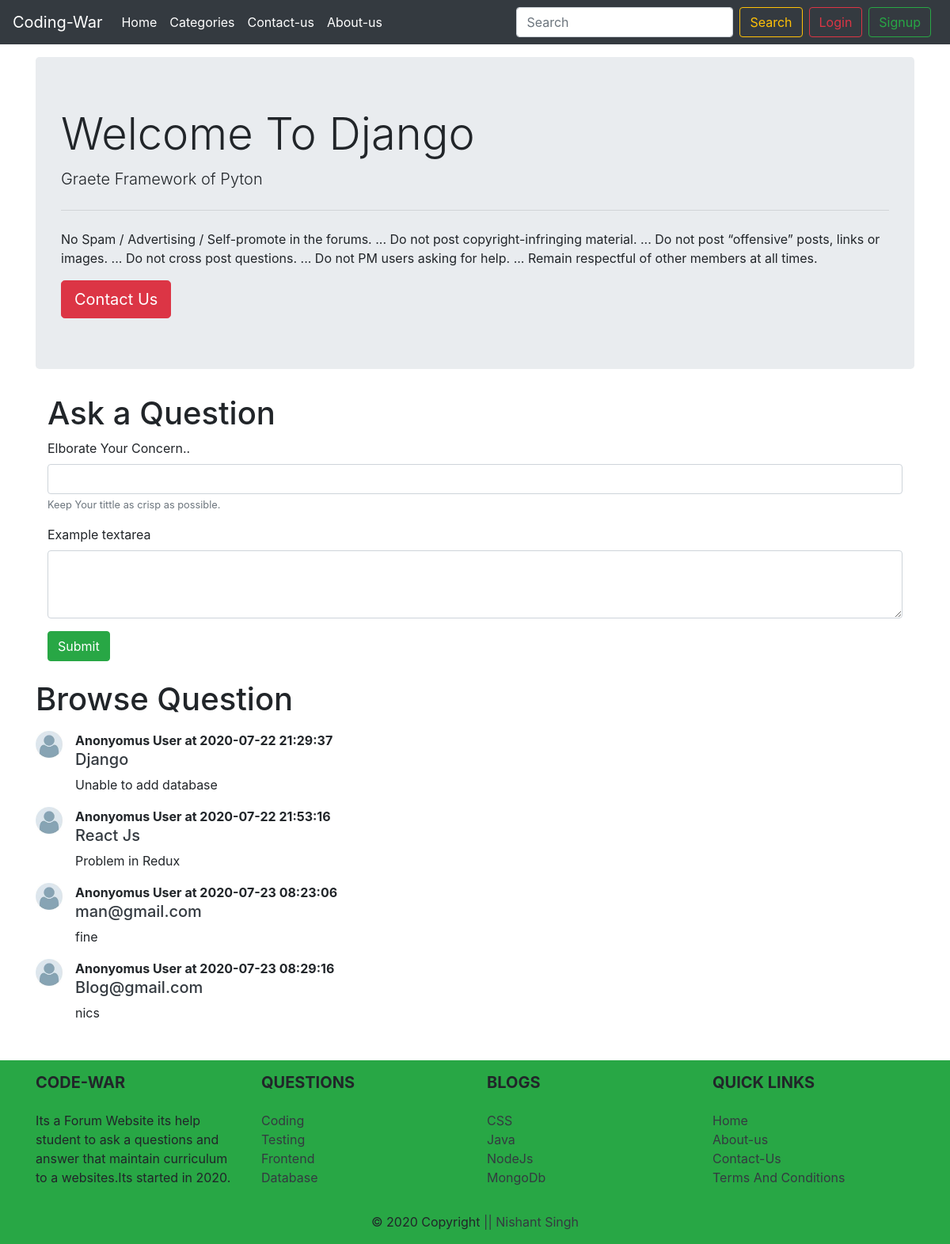
The page /treadsList.php?catid=1 on the database its author committed.
### tables this page shows
CREATE TABLE `categories` (
  `c_id` int(11) NOT NULL,
  `c_name` varchar(23) NOT NULL,
  `c_desc` varchar(234) NOT NULL,
  `created` datetime NOT NULL DEFAULT current_timestamp()
);

CREATE TABLE `treads` (
  `t_id` int(7) NOT NULL,
  `t_title` varchar(25) NOT NULL,
  `t_desc` varchar(256) NOT NULL,
  `t_c_id` int(7) NOT NULL,
  `t_user_id` int(7) NOT NULL,
  `timestamp` datetime NOT NULL DEFAULT current_timestamp()
);

### treadsList.php (the view, shortened to what this page needs)
<!doctype html>
<html lang="en">
  <head>
    <link rel="stylesheet" href="https://stackpath.bootstrapcdn.com/bootstrap/4.5.0/css/bootstrap.min.css">
  </head>
  <body>
    <?php  include 'partials/header.php' ?>
    <?php  include 'partials/dbconnect.php' ?>
    <?php
    $id=$_GET['catid'];
    $sql="SELECT * FROM `categories` WHERE c_id = $id";
    $result =mysqli_query($conn,$sql);
    while ($row=mysqli_fetch_assoc($result)) {
      $catname=$row['c_name'];
      $catdesc=$row['c_desc'];
    }
    ?>
<div class="container mt-3">
<div class="jumbotron ">
  <h1 class="display-4">Welcome To <?php echo $catname; ?></h1>
  <p class="lead"><?php echo $catdesc; ?></p>
  <hr class="my-4">
  <p>No Spam / Advertising / Self-promote in the forums. ...
Do not post copyright-infringing material. ...
Do not post “offensive” posts, links or images. ...
Do not cross post questions. ...
Do not PM users asking for help. ...
Remain respectful of other members at all times.</p>
  <a class="btn btn-danger btn-lg" href="contact.php" role="button">Contact Us</a>
</div>
<div class="container">
  <h1 py-2>Ask a  Question</h1>
        <form action="<?php echo $_SERVER['REQUEST_URI'] ?>" method="post">
  <div class="form-group">
    <label for="exampleInputEmail1">Elborate Your Concern..</label>
    <input type="email" class="form-control" id="title" name="title" aria-describedby="emailHelp">
    <small id="emailHelp" class="form-text text-muted">Keep Your tittle as crisp as possible.</small>
  </div>
  <div class="form-group">
    <label for="exampleFormControlTextarea1">Example textarea</label>
    <textarea class="form-control" name="desc" id="desc" rows="3"></textarea>
  </div>
  <button type="submit" class="btn btn-success">Submit</button>
      </form>
</div>
<h1 class="mt-4">Browse Question</h1>
     <?php
     $id=$_GET['catid'];
    $sql="SELECT * FROM `treads` WHERE t_c_id = $id";
    $result =mysqli_query($conn,$sql);
    while ($row=mysqli_fetch_assoc($result)) {
      $id=$row['t_id'];
      $title=$row['t_title'];
      $desc=$row['t_desc'];
      $time=$row['timestamp'];
echo '
<div class="media my-3">
  <img src="images/download.jpg" width="34px" class="mr-3" alt="...">
  <div class="media-body">
<p class="font-weight-bold my-0">Anonyomus User at '. $time.'</p>
<h5 class="mt-0"><a class="text-dark" href="treads.php?treadid='.$id.'">'.$title.'</a></h5>
'.$desc.'
  </div>
</div>';
    }
    ?>
</div>
<?php  include 'partials/footer.php'  ?>
  </body>
</html>

### partials/header.php (shortened to what this page needs)
<?php
echo '<nav class="navbar navbar-expand-lg navbar-dark bg-dark">
  <a class="navbar-brand" href="/stackoverflow">Coding-War</a>
  <button class="navbar-toggler" type="button" data-toggle="collapse" data-target="#navbarSupportedContent" aria-controls="navbarSupportedContent" aria-expanded="false" aria-label="Toggle navigation">
    <span class="navbar-toggler-icon"></span>
  </button>
  <div class="collapse navbar-collapse" id="navbarSupportedContent">
    <ul class="navbar-nav mr-auto">
      <li class="nav-item active">
        <a class="nav-link" href="/stackoverflow">Home<span class="sr-only">(current)</span></a>
      </li>
      <li class="nav-item active">
        <a class="nav-link" href="#">Categories</a>
      </li>
     <li class="nav-item active">
        <a class="nav-link" href="contact.php">Contact-us</a>
      </li>
        <li class="nav-item active">
        <a class="nav-link" href="about.php">About-us</a>
      </li>
    </ul>
    <div class ="row mx-2">
    <form class="form-inline my-2 my-lg-0">
      <input class="form-control mr-sm-2" type="search" placeholder="Search" aria-label="Search">
      <button class="btn btn-outline-warning my-2 my-sm-0" type="submit">Search</button>
    </form>
    <button class ="btn btn-outline-danger ml-2" data-toggle="modal" data-target="#loginModel">Login</button>
        <button class ="btn btn-outline-success ml-2" data-toggle="modal" data-target="#signupMdel">Signup</button>
  </div>
</nav> ';
?>

### partials/footer.php (shortened to what this page needs)
<?php
echo'
<footer class="page-footer font-small indigo bg-success mt-5">
  <div class="container text-center text-md-left">
    <div class="row">
      <div class="col-md-3 mx-auto">
        <h5 class="font-weight-bold text-uppercase  mt-3 mb-4 text-ligh">Code-War</h5>
        <ul class="list-unstyled">
          <li>
         Its a  Forum Website  its  help student to ask a questions and answer that maintain curriculum to a websites.Its started in 2020.
          </li>
        </ul>
      </div>
      <div class="col-md-3 mx-auto">
        <h5 class="font-weight-bold text-uppercase mt-3 mb-4">Questions</h5>
        <ul class="list-unstyled">
          <li>
            <a class="text-dark"  href="#!">Coding</a>
          </li>
          <li>
            <a  class="text-dark"  href="#!">Testing</a>
          </li>
          <li>
            <a class="text-dark"  href="#!">Frontend</a>
          </li>
          <li>
            <a class="text-dark"  href="#!">Database</a>
          </li>
        </ul>
      </div>
      <div class="col-md-3 mx-auto">
        <h5 class="font-weight-bold text-uppercase mt-3 mb-4">Blogs</h5>
        <ul class="list-unstyled">
          <li>
            <a class="text-dark"  href="#!">CSS</a>
          </li>
          <li>
            <a class="text-dark"  href="#!">Java</a>
          </li>
          <li>
            <a class="text-dark"  href="#!">NodeJs</a>
          </li>
          <li>
            <a class="text-dark"  href="#!">MongoDb</a>
          </li>
        </ul>
      </div>
      <div class="col-md-3 mx-auto">
        <h5 class="font-weight-bold text-uppercase mt-3 mb-4">Quick Links</h5>
        <ul class="list-unstyled">
        <li>
            <a class="text-dark"  href="#!">Home</a>
          </li>
          <li>
            <a class="text-dark"  href="#!">About-us</a>
          </li>
          <li>
            <a class="text-dark"  href="#!">Contact-Us</a>
          </li>
          <li>
            <a class="text-dark"  href="#!">Terms And Conditions</a>
          </li>
        </ul>
      </div>
    </div>
  </div>
  <div class="footer-copyright text-center py-3">© 2020 Copyright
    <a class="text-dark"  href="contact.php">|| Nishant Singh</a>
  </div>
</footer>
';
?>

### rows shown on the page
categories: c_name "Django", c_desc "Graete Framework of Pyton"
treads: timestamp "2020-07-22 21:29:37", t_title "Django", t_desc "Unable to add database"
treads: timestamp "2020-07-22 21:53:16", t_title "React Js", t_desc "Problem in Redux"
treads: timestamp "2020-07-23 08:23:06", t_title "man@gmail.com", t_desc "fine"
treads: timestamp "2020-07-23 08:29:16", t_title "Blog@gmail.com", t_desc "nics"
